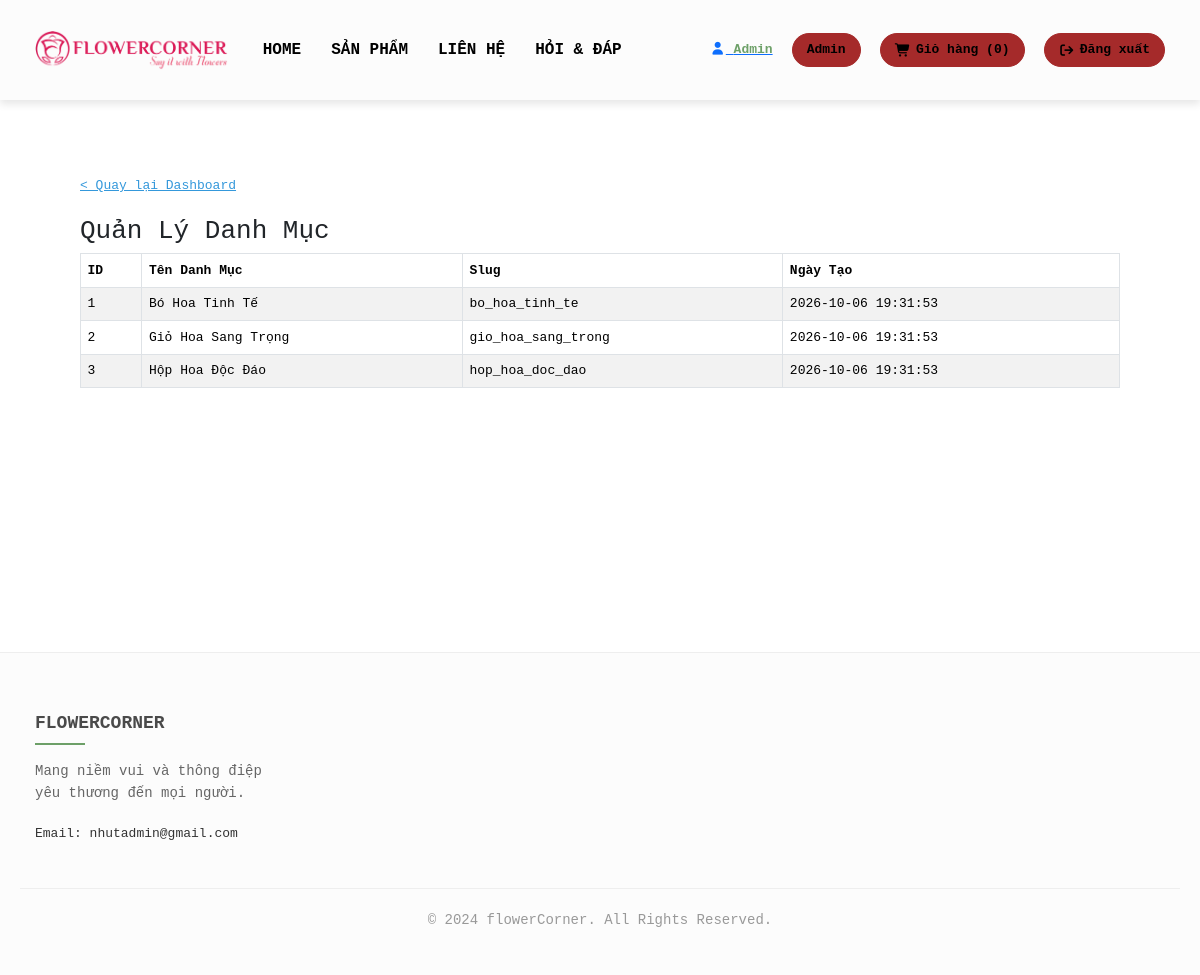
The page /index.php?act=admin&page=categories (signed in) on the database its author committed.
### tables this page shows
CREATE TABLE IF NOT EXISTS categories (
    id INT AUTO_INCREMENT PRIMARY KEY,
    name VARCHAR(100) NOT NULL,
    slug VARCHAR(100) NOT NULL UNIQUE,
    created_at TIMESTAMP DEFAULT CURRENT_TIMESTAMP
);

### app/Controllers/Backend/AdminController.php (called while the page is built, shortened)
<?php
class AdminController extends BaseController {
    public function categories() {
        $categoryModel = new Category();
        $categories = $categoryModel->getAll();
        $this->view('Backend/admin/categories/index', [
            'categories' => $categories
        ]);
    }
}

### app/Models/Database.php (called while the page is built, shortened)
<?php
class Database {
    private $host = "localhost";
    private $db_name = "newphp1";
    private $username = "root";
    private $password = "";
    public $conn;
    private static $instance = null;
    private function __construct() {
        try {
            $this->conn = new PDO("mysql:host=" . $this->host . ";dbname=" . $this->db_name . ";charset=utf8", $this->username, $this->password);
            $this->conn->setAttribute(PDO::ATTR_ERRMODE, PDO::ERRMODE_EXCEPTION);
        } catch(PDOException $exception) {
            echo "Connection error: " . $exception->getMessage();
        }
    }
    public static function getInstance() {
        if (!self::$instance) {
            self::$instance = new Database();
        }
        return self::$instance;
    }
    public function loadAllRows($sql, $params = []) {
        $stmt = $this->conn->prepare($sql);
        $stmt->execute($params);
        return $stmt->fetchAll(PDO::FETCH_ASSOC);
    }
}

### app/Models/BaseModel.php (called while the page is built, shortened)
<?php
abstract class BaseModel {
    protected $db;
    protected $tableName;
    public function __construct() {
        $this->db = Database::getInstance();
    }
    public function getAll() {
        $sql = "SELECT * FROM {$this->tableName}";
        return $this->db->loadAllRows($sql);
    }
}

### app/Views/Backend/admin/categories/index.php (the view, shortened to what this page needs)
<?php include __DIR__ . '/../../layouts/header.php'; ?>
<div class="container" style="padding: 50px;">
    <a href="index.php?act=admin" class="back-link" style="display: block; margin-bottom: 20px; color: #3498db;">&lt; Quay lại Dashboard</a>
    <h2>Quản Lý Danh Mục</h2>
        <table class="table table-bordered table-striped">
            <thead>
                <tr>
                    <th>ID</th>
                    <th>Tên Danh Mục</th>
                    <th>Slug</th>
                    <th>Ngày Tạo</th>
                </tr>
            </thead>
            <tbody>
                <?php foreach ($categories as $cat): ?>
                <tr>
                    <td><?php echo $cat['id']; ?></td>
                    <td><?php echo htmlspecialchars($cat['name']); ?></td>
                    <td><?php echo htmlspecialchars($cat['slug']); ?></td>
                    <td><?php echo $cat['created_at']; ?></td>
                </tr>
                <?php endforeach; ?>
            </tbody>
        </table>
</div>
<?php include __DIR__ . '/../../layouts/footer.php'; ?>

### index.php (shortened to what this page needs)
<?php
spl_autoload_register(function ($class) {
    $prefix = 'App\\';
    $base_dir = __DIR__ . '/app/';
    $len = strlen($prefix);
    $relative_class = substr($class, $len);
    $file = $base_dir . str_replace('\\', '/', $relative_class) . '.php';
});
$act = $_GET['act'] ?? 'home';
switch ($act) {
    case 'admin':
        $page = $_GET['page'] ?? 'dashboard';
        $controller = new AdminController();
        if ($page === 'products') {
            $controller->products();
        } elseif ($page === 'orders') {
            $controller->orders();
        } elseif ($page === 'categories') {
            $controller->categories();
        } elseif ($page === 'users') {
            $controller->users();
        } elseif ($page === 'out_of_stock') {
            $controller->outOfStock();
        } elseif ($page === 'best_selling') {
            $controller->bestSelling();
        } else {
            $controller->index();
        }
        break;
}

### app/Controllers/BaseController.php (shortened to what this page needs)
<?php
class BaseController {
    protected function view($viewPath, $data = []) {
        extract($data);
        $viewFile = "app/Views/" . $viewPath . ".php";
        if (file_exists($viewFile)) {
            require_once $viewFile;
        } else {
            echo "View not found: " . $viewFile;
        }
    }
}

### app/Views/Backend/layouts/header.php (shortened to what this page needs)
<!DOCTYPE html>
<html lang="vi">
<head>
    <link rel="stylesheet" href="css/style.css">
    <link rel="stylesheet" href="https://cdnjs.cloudflare.com/ajax/libs/font-awesome/7.0.1/css/all.min.css" />
    <link href="https://cdn.jsdelivr.net/npm/bootstrap@5.3.3/dist/css/bootstrap.min.css" rel="stylesheet">
</head>
<body>
    <header>
        <nav>
            <div class="menu">
                <div class="w-logo">
                    <a href="index.php">
                        <img src="img/logo.webp" alt="logo">
                    </a>
                </div>
                <ul>
                    <li><a href="index.php">HOME</a></li>
                    <li>
                        <a href="index.php?act=products">SẢN PHẨM</a>
                    </li>
                    <li><a href="index.php?act=contact">LIÊN HỆ</a></li>
                    <li><a href="index.php?act=faq">HỎI & ĐÁP</a></li>
                </ul>
                <div class="login-container" style="float:right; padding-right: 15px;">
                    <?php if (isset($_SESSION['user_id'])): ?>
                        <a href="#" class="user-info">
                            <i class="fa-solid fa-user"></i>
                            <span style="font-weight: bold; color: #6da068;"><?php echo htmlspecialchars($_SESSION['user_name'] ?? 'User'); ?></span>
                        </a>
                         <?php if (isset($_SESSION['user_role']) && $_SESSION['user_role'] === 'admin'): ?>
                            <a href="index.php?act=admin" class="dk" style="color:black;">Admin</a>
                        <?php endif; ?>
                        <a href="index.php?act=cart" class="dk" style="color:black;"><i class="fa-solid fa-cart-shopping"></i> Giỏ hàng (<?php echo isset($_SESSION['cart']) ? count($_SESSION['cart']) : 0; ?>)</a>
                        <a href="index.php?act=logout" class="dk" style="color:black;">
                            <i class="fa-solid fa-arrow-right-from-bracket"></i> Đăng xuất
                        </a>
                    <?php endif; ?>
                </div>
            </div>
        </nav>
    </header>

### app/Views/Backend/layouts/footer.php (shortened to what this page needs)
    <link rel="stylesheet" href="css/layout.css">
    <footer class="footer">
        <div class="footer-container">
            <div class="footer-col">
                <h4>flowerCorner</h4>
                <p>Mang niềm vui và thông điệp yêu thương đến mọi người.</p>
                <ul>
                    <li>Email: nhutadmin@gmail.com</li>
                </ul>
            </div>
        </div>
        <div class="footer-bottom">
            <p>&copy; 2024 flowerCorner. All Rights Reserved.</p>
        </div>
    </footer>
</body>
</html>

### css/style.css (style rules this page uses)
* { box-sizing: border-box; margin: 0; padding: 0; font-family: monospace; }
body { background-color: hsl(0, 0%, 100%); color: #333; }
.container { width: 1014px; margin: 2rem auto; min-height: 500px; }
header { width: 100%; }
nav { width: 100%; min-height: 40px; background-color: #222; }
.menu > ul { list-style: none; }
.menu > ul > li { display: inline-block; line-height: 40px; position: relative; }
.menu > ul > li > a { text-decoration: none; color: white; font-weight: bolder; display: block; padding: 0 10px; font-size: 16px; }
.dk { display: inline-block; padding: 6px 14px; margin-left: 6px; border-radius: 20px; color: white; background-color: brown; border: 1px solid brown; text-decoration: none; font-weight: bold; transition: 0.3s; }

### css/layout.css (style rules this page uses)
.footer { background-color: #fcfcfc; padding: 60px 20px 30px 20px; line-height: 1.6; font-family: 'Arial', sans-serif; color: #333; border-top: 1px solid #eee; }
.footer-container { max-width: 1200px; margin: auto; padding: 0 15px; display: flex; flex-wrap: wrap; justify-content: space-between; }
.footer-col { width: 22%; margin-bottom: 30px; }
.footer-col h4 { font-size: 18px; color: #4a4a4a; text-transform: uppercase; margin-bottom: 25px; font-weight: bold; position: relative; }
.footer-col h4::before { content: ''; position: absolute; left: 0; bottom: -10px; background-color: #6da068; height: 2px; width: 50px; }
.footer-col ul { list-style: none; padding: 0; }
.footer-col p { font-size: 14px; color: #666; margin-bottom: 20px; }
.footer-bottom { text-align: center; padding-top: 20px; border-top: 1px solid #eee; font-size: 14px; width: 100%; text-align: center; color: #999; }

### app/Views/Backend/layouts/header.php (style rules this page uses)
nav { width: 100%; background-color: #fcfcfc; box-shadow: 0 4px 8px rgba(0, 0, 0, 0.1); position: sticky; top: 0; z-index: 1000; color: black; }
nav .menu { max-width: 1200px; display: flex; margin: 0 auto; padding: 20px 20px; align-items: center; gap: 20px; }
nav .menu>ul { list-style: none; margin: 0; padding: 0; display: flex; align-items: center; height: 100%; flex: 1; }
.w-logo>a img { height: 40px; margin-left: 15px; }
.menu>ul>li>a { text-decoration: none; color: black; font-weight: 600; padding: 10px 15px; display: block; position: relative; }
.dk, .dn { display: flex; gap: 5px; align-items: center; color: black; }
.dk { color: white; }
.login-container { display: flex; align-items: center; gap: 1rem; }

### rows shown on the page
categories: id "1", name "Bó Hoa Tinh Tế", slug "bo_hoa_tinh_te", created_at "2026-10-06 19:31:53"
categories: id "2", name "Giỏ Hoa Sang Trọng", slug "gio_hoa_sang_trong", created_at "2026-10-06 19:31:53"
categories: id "3", name "Hộp Hoa Độc Đáo", slug "hop_hoa_doc_dao", created_at "2026-10-06 19:31:53"

### other values the page prints
$_SESSION['user_name'] "Admin"
